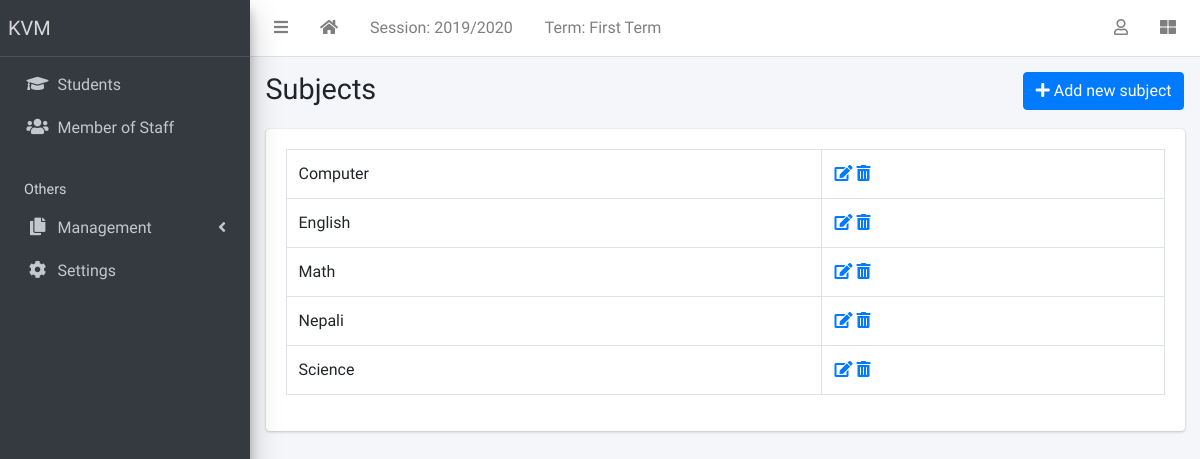
The page /subject/list/ (signed in) on the database its author committed.
### main/models.py (models this page shows, shortened)
class AcademicSession(models.Model):
  name = models.CharField(max_length=200, unique=True)
  current = models.BooleanField(default=False, null=True)
  class Meta:
    ordering = ['-name']

class AcademicTerm(models.Model):
  name = models.CharField(max_length=20, unique=True)
  current = models.BooleanField(default=False, null=True)
  class Meta:
    ordering = ['name']

class SiteConfig(models.Model):
  key = models.SlugField()
  value = models.CharField(max_length=200)

class Subject(models.Model):
  name = models.CharField(max_length=200, unique=True)
  class Meta:
    ordering = ['name']
  def __str__(self):
    return self.name

### main/views.py (the view)
# urls.py: path('subject/list/', SubjectListView.as_view(), name='subjects'),
class SubjectListView(LoginRequiredMixin, SuccessMessageMixin, ListView):
  model = Subject
  template_name = 'corecode/subject_list.html'
  def get_context_data(self, **kwargs):
      context = super().get_context_data(**kwargs)
      context['form'] = SubjectForm()
      return context

### main/context_processors.py (called while the page is built)
def site_defaults(request):
  current_session = AcademicSession.objects.get(current=True)
  current_term = AcademicTerm.objects.get(current=True)
  vals = SiteConfig.objects.all()
  contexts = {
      "current_session": current_session.name,
      "current_term": current_term.name
  }
  for val in vals:
    contexts[val.key] = val.value
  return contexts

### templates/corecode/subject_list.html (shortened to what this page needs)
{% extends 'partial/base.html' %}
{% block title %}
Subjects
{% endblock title %}
{% block breadcrumb %}
  <a class="btn btn-primary" href="#" data-toggle="modal" data-target="#modal1">
    <i class="fa fa-plus"></i>
    Add new subject
  </a>
{% endblock breadcrumb %}
{% block content %}
  <div class="row">
    <div class="col-sm-12">
        <table class="table table-bordered">
          <tbody>
            {% for object in object_list %}
            <tr>
              <td>{{ object }}</td>
              <td><a href="{% url 'main:subject-update' object.id %}"><i
                    class="fa fa-edit"></i></a> <a
                  href="{% url 'main:subject-delete' object.id %}"><i
                    class="fa fa-trash-alt"></i></a></td>
            </tr>
            {% endfor %}
          </tbody>
        </table>
    </div>
  </div>
{% endblock content %}

### templates/partial/base.html (shortened to what this page needs)
{% load static %}
<!DOCTYPE html>
<html lang="en">
<head>
  <link rel="stylesheet" href="{% static 'plugins/fontawesome-free/css/all.min.css' %}">
  <link rel="stylesheet" href="{% static 'plugins/toastr/toastr.min.css' %}">
  <link rel="stylesheet"
    href="{% static 'plugins/overlayScrollbars/css/OverlayScrollbars.min.css' %}">
  <link rel="stylesheet" href="{% static 'plugins/Datatables/datatables.min.css' %}" />
  <link rel="stylesheet" href="{% static 'dist/css/adminlte.min.css' %}">
</head>
<body
  class="hold-transition sidebar-mini layout-fixed layout-navbar-fixed layout-footer-fixed">
  <div class="wrapper">
    <nav class="main-header navbar navbar-expand navbar-white navbar-light">
      <ul class="navbar-nav">
        <li class="nav-item">
          <a class="nav-link" data-widget="pushmenu" href="#" role="button"><i
              class="fas fa-bars"></i></a>
        </li>
        <li class="nav-item d-none d-sm-inline-block">
          <a href="{% url 'main:home' %} " class="nav-link"><i class="fa fa-home"></i></a>
        </li>
        <li class="nav-item d-none d-sm-inline-block">
          <a href="{% url 'main:session-list' %}" class="nav-link">Session: {{ current_session }}</a>
        </li>
        <li class="nav-item d-none d-sm-inline-block">
          <a href="{% url 'main:session-list' %}" class="nav-link">Term: {{ current_term }}</a>
        </li>
      </ul>
      <ul class="navbar-nav ml-auto">
        <li class="nav-item dropdown">
          <a class="nav-link" data-toggle="dropdown" href="#">
            <i class="far fa-user"></i>
          </a>
        </li>
        <li class="nav-item">
          <a class="nav-link" data-widget="control-sidebar" data-slide="true"
            href="#" role="button"><i class="fas fa-th-large"></i></a>
        </li>
      </ul>
    </nav>
    <aside class="main-sidebar sidebar-dark-primary elevation-4">
      <a href="{% url 'main:home' %}" class="brand-link">{{ school_name | default:"MySchool" }}</a>
      <div class="sidebar">
        <nav class="mt-2">
          <ul class="nav nav-pills nav-sidebar flex-column"
            data-widget="treeview" role="menu" data-accordion="false">
            <li class="nav-item">
              <a href="{% url 'main:student-list' %}" class="nav-link">
                <i class="nav-icon fas fa-graduation-cap"></i>
                <p>
                  Students
                </p>
              </a>
            </li>
            <li class="nav-item">
              <a href="{% url 'main:teacher-list' %}" class="nav-link">
                <i class="nav-icon fas fa-users"></i>
                <p>
                  Member of Staff
                </p>
              </a>
            </li>
            <li class="nav-header">Others</li>
            <li class="nav-item has-treeview">
              <a href="#" class="nav-link">
                <i class="nav-icon fas fa-copy"></i>
                <p>
                  Management
                  <i class="fas fa-angle-left right"></i>
                </p>
              </a>
            </li>
            <li class="nav-item">
              <a href="{% url 'main:configs' %}" class="nav-link">
                <i class="nav-icon fas fa-cog"></i>
                <p>
                  Settings
                </p>
              </a>
            </li>
          </ul>
        </nav>
      </div>
    </aside>
    <div class="content-wrapper">
      <section class="content-header">
        <div class="container-fluid">
          <div class="row mb-1">
            <div class="col-sm-8">
              <h1>{% block title %}{% endblock title %}</h1>
            </div>
            <div class="col-sm-4">
              <ol class="breadcrumb float-sm-right">
                <li class="breadcrumb-item">{% block breadcrumb %}{% endblock breadcrumb %}</li>
              </ol>
            </div>
          </div>
        </div>
      </section>
      <section class="content">
        <div class="container-fluid">
          <div class="row">
            <div class="col-md-12">
              {% block fullcard %}
              <div class="card">
                <div class="card-body">
                  <div class="row">
                    <div class="col">
                      {% block content %}
                      {% endblock content %}
                    </div>
                  </div>
                </div>
              </div>
              {% endblock fullcard %}
            </div>
          </div>
        </div>
      </section>
    </div>
  </div>
</body>
</html>

### rows shown on the page
AcademicSession: name "2019/2020"
AcademicTerm: name "First Term"
SiteConfig: value "KVM"
Subject: name "Computer"
Subject: name "English"
Subject: name "Math"
Subject: name "Nepali"
Subject: name "Science"
